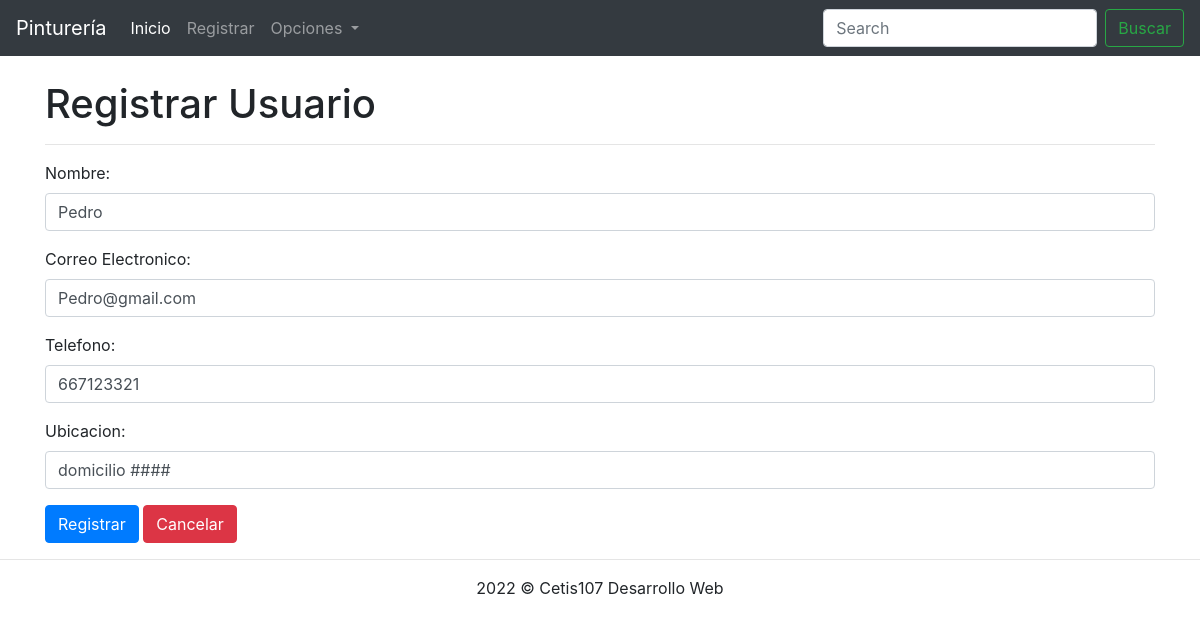
Screenshot of /actualizarRegistro.php?id=1 with the database file from the repository.
### tables this page shows
CREATE TABLE `usuarios` (
  `id` int(11) NOT NULL,
  `nombre` varchar(50) NOT NULL,
  `correo` varchar(50) NOT NULL,
  `telefono` varchar(20) NOT NULL,
  `ubicacion` varchar(150) NOT NULL
);

### ActualizarRegistro.php (the view, shortened to what this page needs)
<!DOCTYPE html>
<html lang="en">
<head>
    <link rel="stylesheet" href="css/bootstrap.css">
</head>
<body>
    <?php
    include 'Conexion.php';
    $id = $_GET["id"];
    $sql = "SELECT * FROM usuarios WHERE id=" . $id;
    $resultado = $conexion->query($sql);
    $registro = $resultado->fetch_assoc();
    ?>
    <?php include 'menu.php'; ?>
    <br>
    <div class="container">
        <div class="row">
            <div class="col-12">
            <h1>Registrar Usuario</h1><hr>
                <form method="post" action="guardarRegistro.php">
                    <div class="form-group">
                        <label for="">Nombre:</label>
                        <input value="<?php echo $registro["nombre"]; ?>" type="text" class="form-control" name="nombre" placeholder="Teclea el nombre">
                    </div>
                    <div class="form-group">
                        <label for="">Correo Electronico:</label>
                        <input value="<?php echo $registro["correo"]; ?>" type="text" class="form-control" name="correo" placeholder="Teclea el correo">
                    </div>
                    <div class="form-group">
                        <label for="">Telefono:</label>
                        <input value="<?php echo $registro["telefono"]; ?>" type="number" class="form-control" name="telefono" placeholder="Teclea el telefono">
                    </div>
                    <div class="form-group">
                        <label for="">Ubicacion:</label>
                        <input value="<?php echo $registro["ubicacion"]; ?>" type="text" class="form-control" name="ubicacion" placeholder="Teclea la ubicacion">
                    </div>
                    <div>
                        <input type="submit" class="btn btn-primary" value="Registrar">
                        <a href="ConsultarDatos.php" class="btn btn-danger">Cancelar</a>
                    </div>
                </form>
            </div>
        </div>
    </div>
    <footer class="text-center">
        <hr>
        2022 &copy; Cetis107 Desarrollo Web
    </footer>
</body>
</html>

### rows the page displays
usuarios: nombre "Pedro", correo "Pedro@gmail.com", telefono "667123321", ubicacion "domicilio ####"
